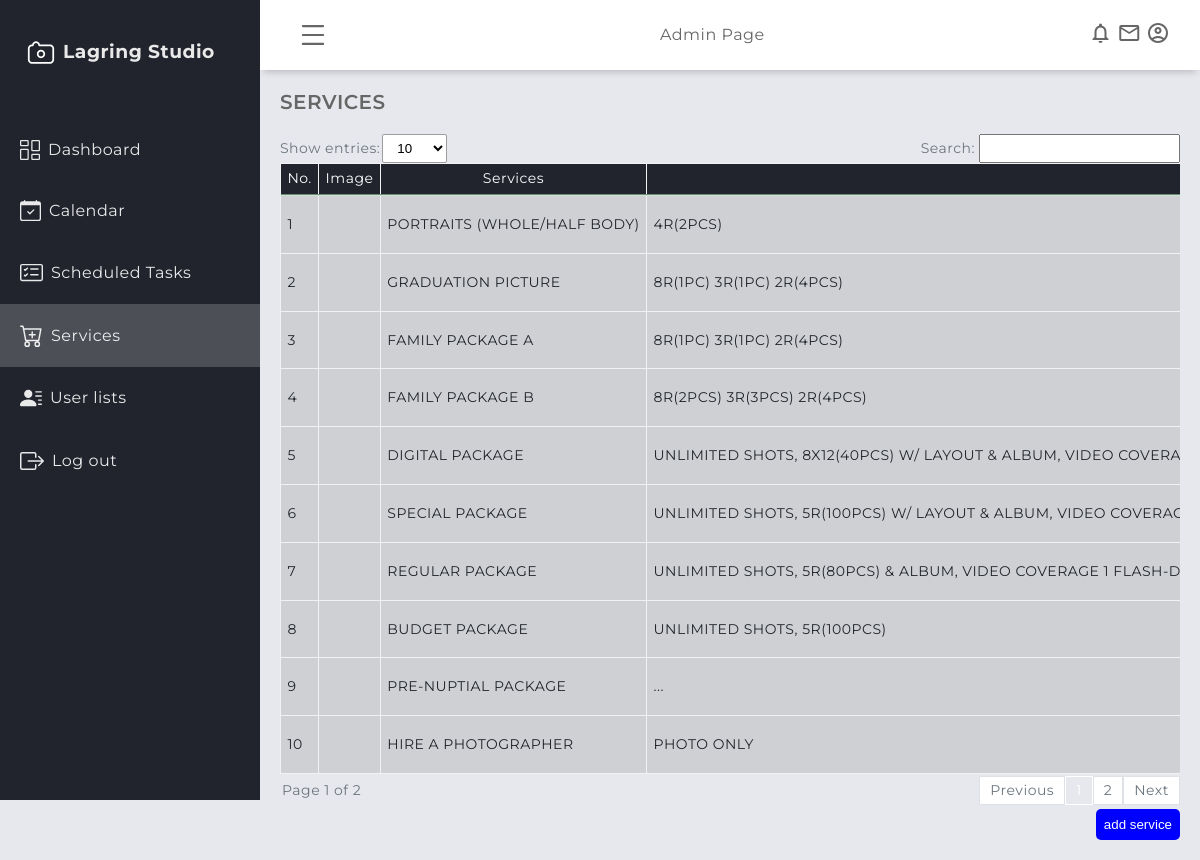
The app's page /admin/services.php (signed in) with its own data.
### tables this page shows
CREATE TABLE `services` (
  `service_id` int(11) NOT NULL,
  `service_image` varchar(200) DEFAULT NULL,
  `service_name` varchar(250) NOT NULL,
  `service_description` varchar(500) NOT NULL,
  `service_price` int(11) DEFAULT NULL,
  `service_date_added` datetime NOT NULL DEFAULT current_timestamp(),
  `archived_flag` int(11) NOT NULL
);

### admin/services.php (the view, shortened to what this page needs)
<?php
   include('session.php');
?>
<!DOCTYPE html>
<html lang="en">
    <head>
        <link rel="stylesheet" href="../assets/global/css/design.css" />
        <link rel="stylesheet" href="../assets/global/css/table.css" />
        <link rel="stylesheet" href="../assets/global/css/global.css" />
        <link rel="stylesheet" href="../assets/admin/css/dashboardcontainer.css" />
        <link rel="stylesheet" href="../assets/admin/css/services.css" />
    </head>
    <body>
        <?php require "header/header.php"?>
        <?php require "navigation/sidebar.php"?>
        <main class="main-container">
            <div class="main-title">
                <p class="font-weight-bold">SERVICES</p>
            </div>
        <div class= "showAndSearch  text-secondary align-items-center mb-1">
                        <div class= "align-items-center">
                            <label >Show entries:</label>
                            <select id="entriesPerPage">
                                <option value="10">10</option>
                            </select>
                        </div>
                        <div class= "align-items-center">
                            <label for="searchInput" class="pr-1" >Search:</label>
                            <div style="position: relative;">
                                <input type="text" id="searchInput" >
                            </div>
                        </div>
                        <div id="table1" class="table-group-container active">
                            <table id="table1" class="table table-striped table-bordered w-100">
                                <thead>
                                    <tr>
                                        <th>No.</th>
                                        <th>Image</th>
                                        <th>Services</th>
                                        <th>Description</th>
                                    </tr>
                                </thead>
                                <tbody>
                        <?php
                                    $i = 1;
                                    $sql = mysqli_query($connection, "SELECT * FROM services") or die(mysqli_error($connection));
                                    if (mysqli_num_rows($sql) > 0) {
                                    while ($row = mysqli_fetch_array($sql)) {
                                        $sercat = $row['service_image'];
                                        $sername = $row['service_name'];
                                        $serdesc = $row['service_description'];
                                    ?>
                                    <tr>
                                        <td><?php echo $i++ ?></td>
                                        <td><?php echo strtoupper($sercat);?></td>
                                        <td><?php echo strtoupper($sername);?></td>
                                        <td><?php echo strtoupper($serdesc);?></td>
                                    </tr>
                                    <?php
                                    }}
                                    else {echo '<tr><td colspan="6" style="text-align: center;">No records found.</td></tr>';}
                                ?>
                                </tbody>
                            </table>
                        </div>
                        <div class="pagination-container">
                            <div id="pagination-label"></div>
                            <div id="pagination" class="pagination"></div>
                        </div>
                    </div>
                <div class="add">
                    <button class="modal-trigger" data-modal-id="add_service">add service</button>
                </div>
            </main>
    </body>
</html>

### admin/header/header.php (shortened to what this page needs)
<header class="header">
    <div class="menu-icon toggleBtn">
    </div>
    <div class="header-left">Admin Page</div>
    <div class="header-right">
        <span class="material-icons-outlined">notifications</span>
        <span class="material-icons-outlined">email</span>
        <span class="material-icons-outlined">account_circle</span>
    </div>
</header>

### admin/navigation/sidebar.php (shortened to what this page needs)
<aside class="sidebar" id="sidebar">
    <div class="sidebar-title">
        <div class="sidebar-brand">
            <h3>Lagring Studio</h3>
        </div>
    </div>
    <ul class="sidebar-list">
    <?php $current_page = basename($_SERVER['PHP_SELF']); ?>
        <li <?php if ($current_page === 'admindashboard.php') echo 'class="navLinkActive"';?>>
            <a href="admindashboard.php">
                Dashboard
            </a>
        </li>
        <li <?php if ($current_page === 'calendar.php') echo 'class="navLinkActive"';?>>
            <a href="calendar.php">
                Calendar
            </a>
        </li>
        <li <?php if ($current_page === 'scheduled_task.php') echo 'class="navLinkActive"';?>>
            <a href="scheduled_task.php">
                Scheduled Tasks
            </a>
        </li>
        <li <?php if ($current_page === 'services.php') echo 'class="navLinkActive"';?>>
            <a href="services.php">
                Services
            </a>
        </li>
        <li <?php if ($current_page === 'user_list.php') echo 'class="navLinkActive"';?>>
            <a href="user_list.php">
                User lists
            </a>
        </li>
        <li class="sidebar-list-item">
            <a href="../logoutmodule/logout.php">
                Log out
            </a>
        </li>
    </ul>
</aside>

### assets/global/css/design.css (style rules this page uses)
:root { --blue1: rgba(36, 175, 242); --blue2: rgba(7, 164, 241); --blue3: rgba(23, 147, 217); --blue4: rgba(4, 127, 204); --blue5: rgba(30,144,255); --light_blue: rgba(63, 194, 250); --dim_blue: rgba(137, 192, 223); --dark_blue: rgba(30, 70, 139); --gray: rgba(208, 216, 227); --dark_gray: rgba(141, 164, 196); --dirty_white: rgba(244, 244, 244); --red: rgba(254, 0, 0); --maroon: rgba(154, 0, 0); }
* { margin: 0; padding: 0; box-sizing: border-box; }
body { font-family: "Montserrat", sans-serif; letter-spacing: 0.5px; line-height: 1.2; scrollbar-color: smooth; background-color: #e6e8ed; color: #666666; }
.font-weight-bold { font-weight: 600; }

### assets/global/css/table.css (style rules this page uses)
.table { width: 100%; margin-bottom: 2px; color: #212529; border-collapse: collapse; white-space: nowrap; }
.table th, .table td { padding: 0.4rem; align-items: center; border-top: 1px solid #cafaca77; }
.table thead th { vertical-align: bottom; border-bottom: 2px solid #cafaca77; background-color: #21232d; color: white; font-weight: normal; text-align: center; }
.table-bordered { border: 1px solid #cafaca77; }
.table-bordered th, .table-bordered td { border: 1px solid hsl(0, 0%, 95%); }
.table-bordered thead th, .table-bordered thead td { border-bottom-width: 2px; }
.table-striped tbody tr { background-color: rgba(0, 0, 0, 0.1); }
#entriesPerPage { background-color: white; border: 1px solid rgb(158, 158, 158); border-radius: 2px; padding: 5px 10px; align-items: center; margin-left: 2px; outline: none; }
#searchInput { padding: 5px 10px; outline: none; }
.showAndSearch { display: flex; justify-content: space-between; flex-wrap: wrap; font-size: 14px; margin-bottom: 10px; }
.pagination-container { display: flex; justify-content: space-between; align-items: center; font-size: 14px; width: 100%; }
#pagination-label { color: #6c757d; padding-left: 2px; }
.pagination { display: flex; align-items: center; }
.table-group-container { display: none; overflow-x: auto; }
.table-group-container.active { display: block; width: 100%; }

### assets/global/css/global.css (style rules this page uses)
.mb-1 { margin-bottom: 0.25rem; }
.pr-1 { padding-right: 0.25rem; }
.text-secondary { color: #6c757d !important; }
* { margin: 0; padding: 0; box-sizing: border-box; }
.w-100 { width: 100% !important; }
.align-items-center { display: flex; align-items: center; }

### assets/admin/css/dashboardcontainer.css (style rules this page uses)
.header { position: fixed; top: 0; right: 0; height: 70px; width: calc(100% - 260px); background-color: #ffffff; display: flex; align-items: center; justify-content: space-between; padding: 0 30px 0 30px; box-shadow: 0 6px 7px -4px rgba(0, 0, 0, 0.2); transition: all 0.5s; -webkit-transition: all 0.5s; z-index: 8; }
.material-icons-outlined { cursor: pointer; }
.menu-icon { display: flex; justify-content: center; align-items: center; padding: 0.5rem; border-radius: 50%; cursor: pointer; }
.sidebar { position: fixed; top: 0; left: 0; width: 260px; height: 100vh; background-color: #21232d; color: rgb(255, 255, 255, 0.9); overflow-y: auto; overflow-x: hidden; transition: all 0.5s; -webkit-transition: all 0.5s; z-index: 9; }
.sidebar-title { display: flex; justify-content: space-between; align-items: center; padding: 20px 20px 20px 20px; margin-bottom: 30px; }
.sidebar-brand { display: flex; align-items: center; gap: 0.5rem; margin-top: 15px; font-weight: 700; text-align: center; }
.sidebar-list { padding: 0; margin-top: 15px; list-style-type: none; }
.navLinkActive a { background-color: rgba(255, 255, 255, 0.2); }
.sidebar-list li { display: block; }
.sidebar-list li a { padding: 20px; text-decoration: none; color: rgb(255, 255, 255, 0.9); display: flex; align-items: center; gap: 0.5rem; }
.main-container { margin-top: 70px; margin-left: 260px; padding: 1.25rem; min-height: calc(100vh - 70px); transition: all 0.5s; -webkit-transition: all 0.5s; z-index: 8; }
.main-title { margin: 0 0 1.25rem 0; }
.main-title p { font-size: 1.25rem; }

### assets/admin/css/services.css (style rules this page uses)
.add { display: flex; justify-content: end; }
.add button { padding: 0.5rem; border:none; outline:none; cursor: pointer; background-color: blue; color: #fff; border-radius: 5px; }

### records on screen
services: service_name "PORTRAITS (WHOLE/HALF BODY)", service_description "4R(2PCS)"
services: service_name "GRADUATION PICTURE", service_description "8R(1PC) 3R(1PC) 2R(4PCS)"
services: service_name "FAMILY PACKAGE A", service_description "8R(1PC) 3R(1PC) 2R(4PCS)"
services: service_name "FAMILY PACKAGE B", service_description "8R(2PCS) 3R(3PCS) 2R(4PCS)"
services: service_name "DIGITAL PACKAGE", service_description "UNLIMITED SHOTS, 8X12(40PCS) W/ LAYOUT & ALBUM, VIDEO…"
services: service_name "SPECIAL PACKAGE", service_description "UNLIMITED SHOTS, 5R(100PCS) W/ LAYOUT & ALBUM, VIDEO…"
services: service_name "REGULAR PACKAGE", service_description "UNLIMITED SHOTS, 5R(80PCS) & ALBUM, VIDEO COVERAGE 1…"
services: service_name "BUDGET PACKAGE", service_description "UNLIMITED SHOTS, 5R(100PCS)"
services: service_name "PRE-NUPTIAL PACKAGE", service_description "..."
services: service_name "HIRE A PHOTOGRAPHER", service_description "PHOTO ONLY"
